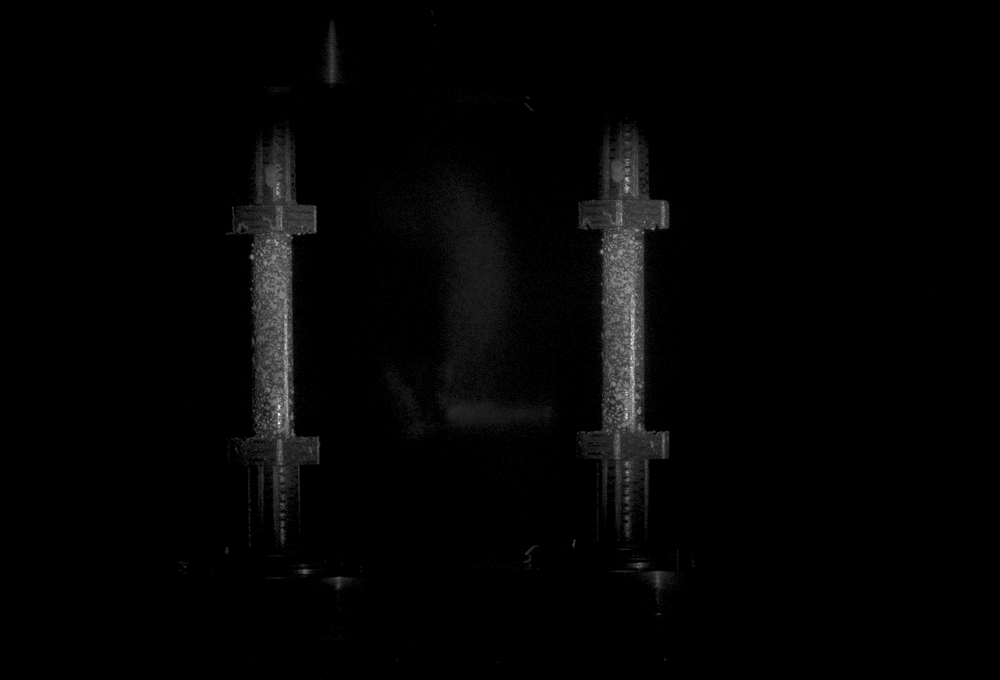
#> input picture MSRCR/img/1.bmp, 1000 x 680 px, shrunk from 1600 x 1088 before the run, found by its file name
$ python gradient.py
#> lines starting #> are read from the running program, lines starting #| are printed output that depends on the picture; long printed decimals are rounded
#> further down, src is the input picture: shape (680, 1000, 3); min 0, max 246, mean 4.1
import cv2 as cv
import numpy as np
#Sobel算子
def sobel_demo(image):
    shape=image.shape
#> shape = (680, 1000, 3)
    grad_x = cv.Sobel(image, cv.CV_32F, 1, 0)   #对x求一阶导
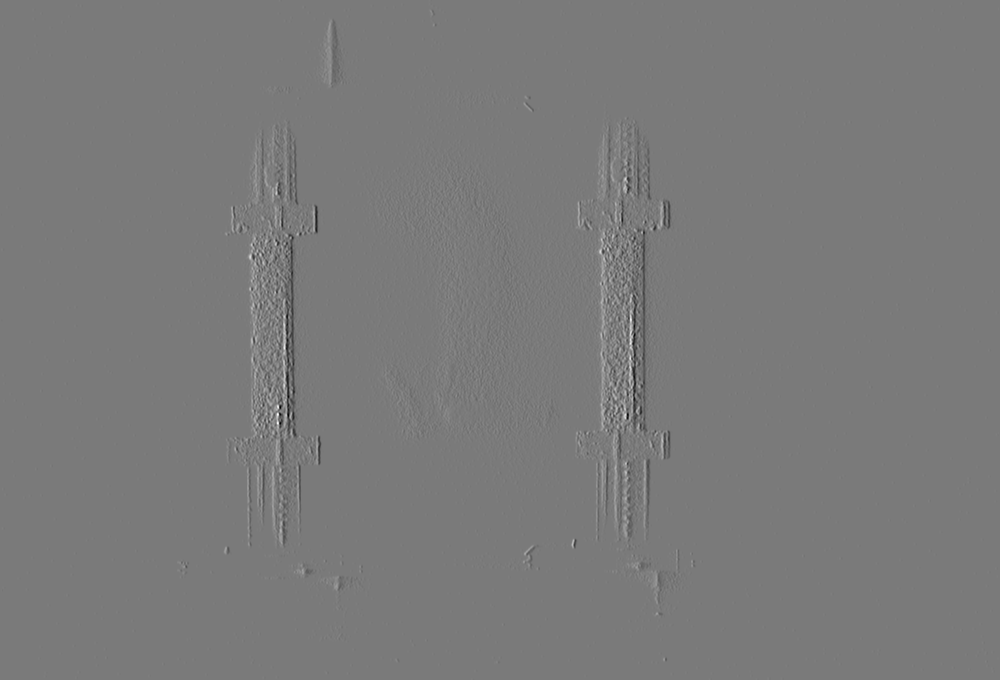
#> grad_x: shape (680, 1000, 3) float32; min -480, max 517, mean 0; drawn with min black and max white
    grad_y = cv.Sobel(image, cv.CV_32F, 0, 1)   #对y求一阶导
    gradx = cv.convertScaleAbs(grad_x)  #用convertScaleAbs()函数将其转回原来的uint8形式
    grady = cv.convertScaleAbs(grad_y)
    #cv.imshow("gradient_x", gradx)  #x方向上的梯度
    #cv.imshow("gradient_y", grady)  #y方向上的梯度
    #gradxy = cv.addWeighted(gradx, 0.5, grady, 0.5, 0) #图片融合
    gradxy=(gradx**2+grady**2)**0.5
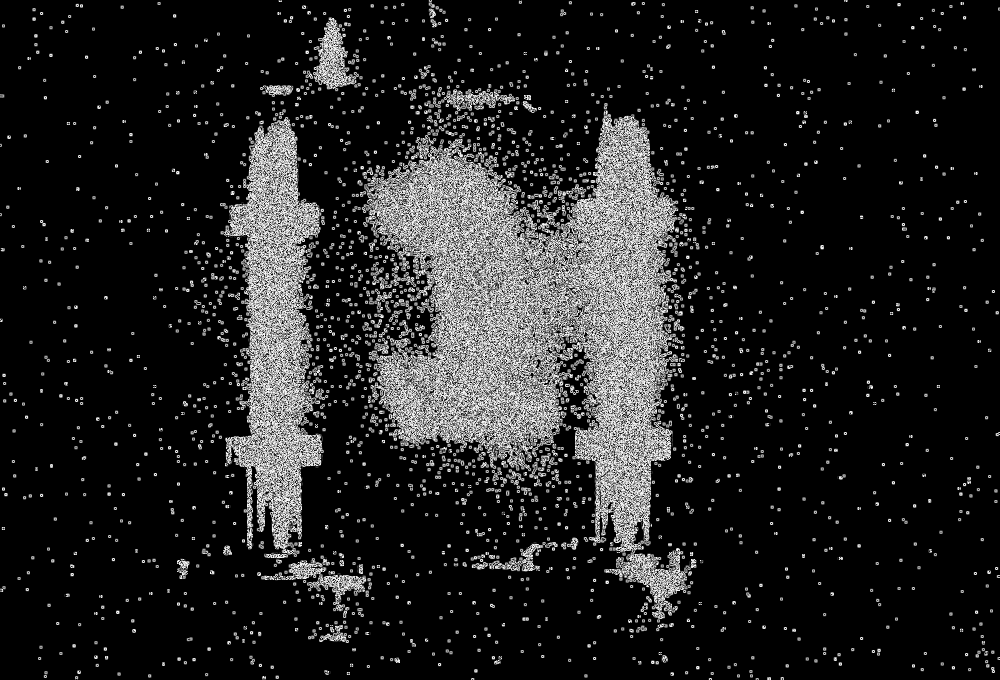
#> gradxy: shape (680, 1000, 3) float64; min 0, max 15.81, mean 2.05; drawn with min black and max white
    #cv.imshow("gradient", gradxy)
    gradxy=gradxy.sum()/(shape[0]*shape[1])
#> gradxy = 6.16
#| 6.157
    return gradxy
def Scharr_demo(image):
    shape=image.shape
#> shape = (680, 1000, 3)
    grad_x = cv.Scharr(image, cv.CV_32F, 1, 0)   #对x求一阶导
    grad_y = cv.Scharr(image, cv.CV_32F, 0, 1)   #对y求一阶导
    gradx = cv.convertScaleAbs(grad_x)  #用convertScaleAbs()函数将其转回原来的uint8形式
    grady = cv.convertScaleAbs(grad_y)
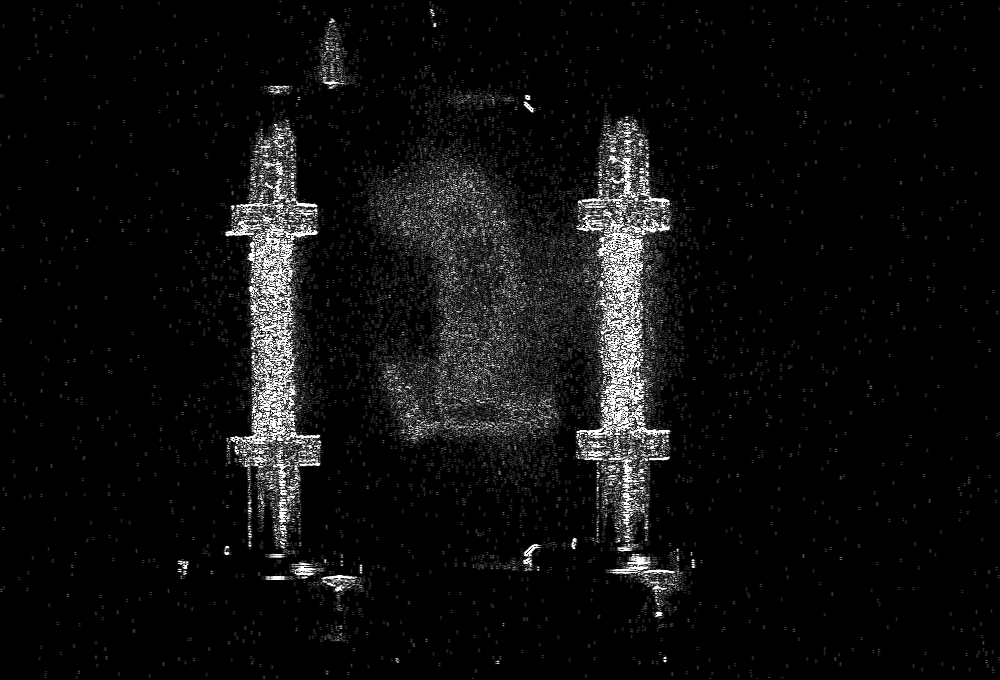
#> grady: shape (680, 1000, 3); min 0, max 255, mean 14.4
    #cv.imshow("gradient_x", gradx)  #x方向上的梯度
    #cv.imshow("gradient_y", grady)  #y方向上的梯度
    #gradxy = cv.addWeighted(gradx, 0.5, grady, 0.5, 0)
    gradxy=(gradx**2+grady**2)**0.5
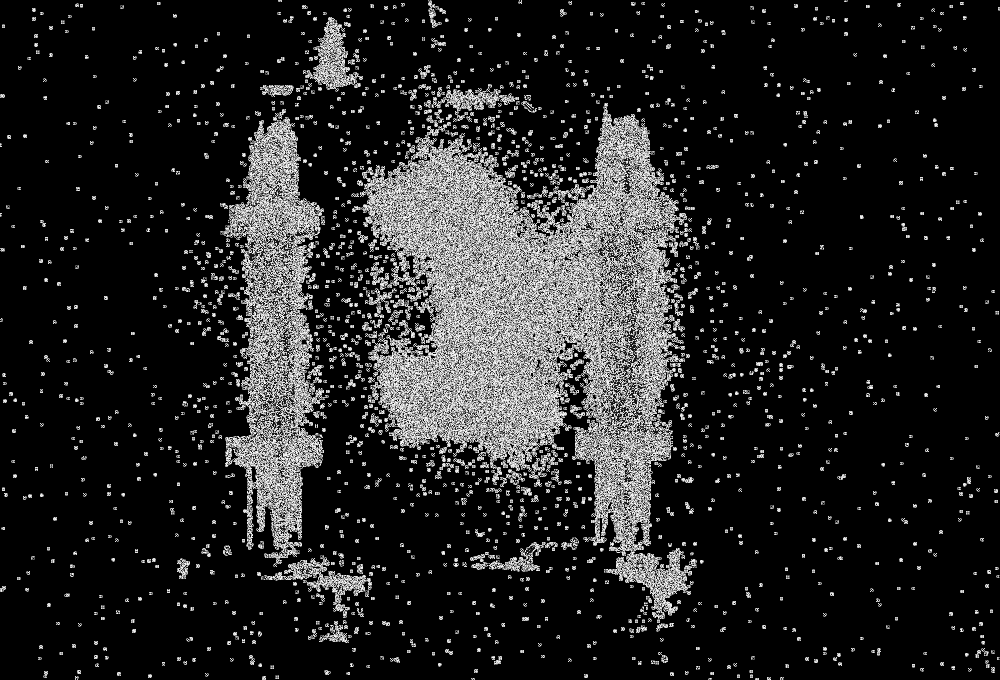
#> gradxy: shape (680, 1000, 3) float64; min 0, max 15.81, mean 2.2; drawn with min black and max white
    gradxy=gradxy.sum()/(shape[0]*shape[1])
#> gradxy = 6.61
#| 6.606
    #cv.imshow("gradient", gradxy)
    return gradxy
def Laplace_demo(image):
    shape=image.shape#we can simplify the code by import the size as a constant
#> shape = (680, 1000, 3)
    dst = cv.Laplacian(image, cv.CV_32F)
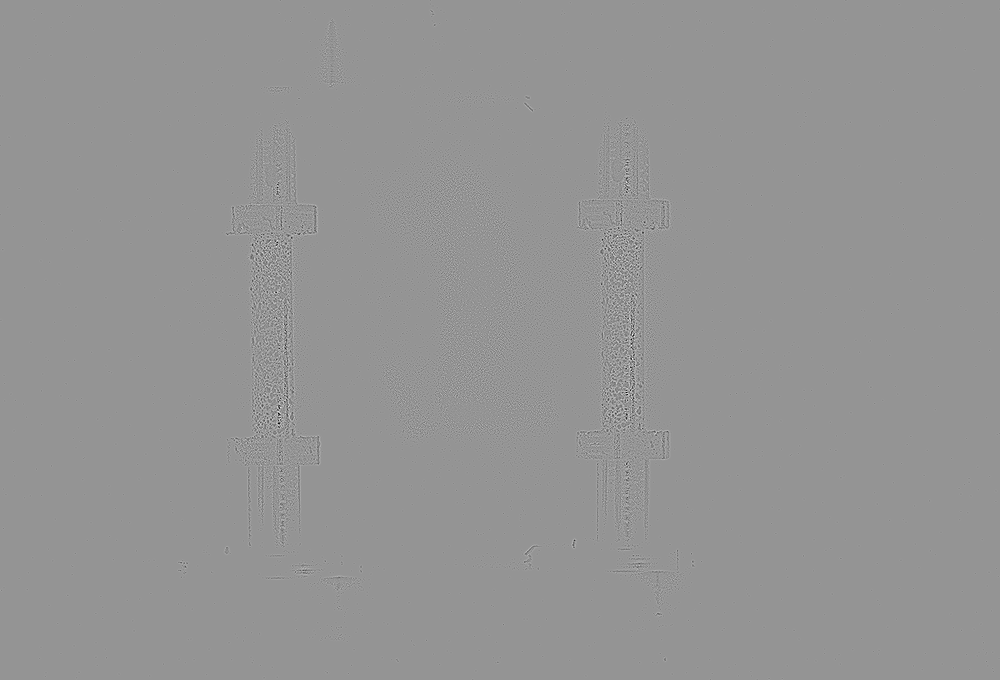
#> dst: shape (680, 1000, 3) float32; min -258, max 184, mean 0; drawn with min black and max white
    lpls = cv.convertScaleAbs(dst)
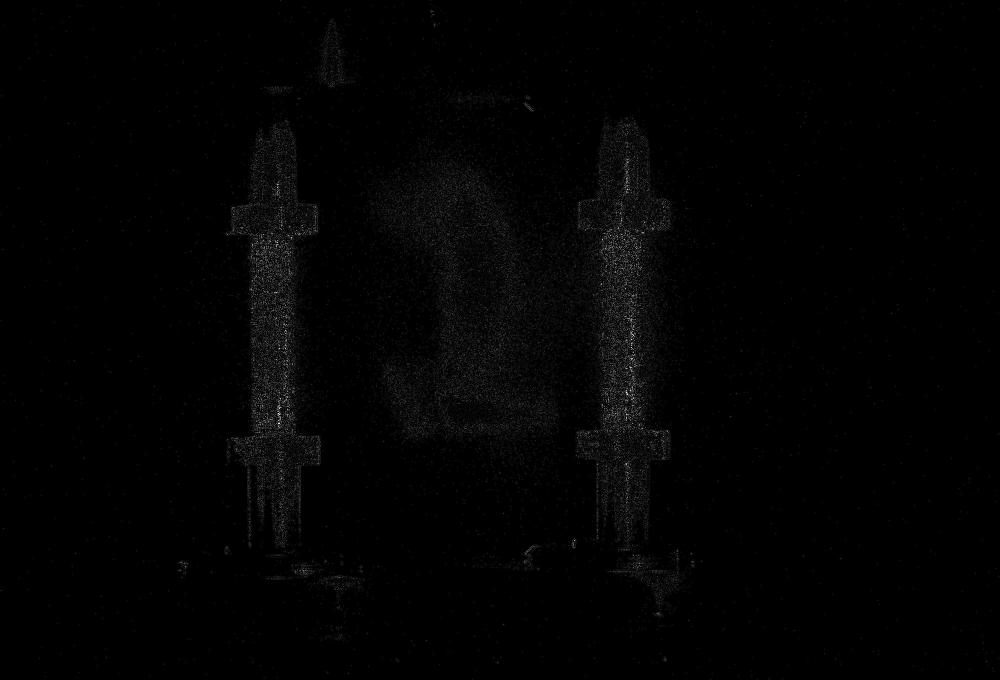
#> lpls: shape (680, 1000, 3); min 0, max 255, mean 2.7
    #cv.imshow("Laplace_demo", lpls)
    lpls=abs(lpls).sum()/(shape[0]*shape[1])
#> lpls = 7.98
    return lpls
if __name__=="__main__":
    src = cv.imread('./essay/data_img/experiments/1.bmp')
    #cv.namedWindow('input_image', cv.WINDOW_NORMAL) #设置为WINDOW_NORMAL可以任意缩放
    #cv.imshow('input_image', src)
    print(sobel_demo(src))
    print(Scharr_demo(src))
    print(Laplace_demo(src))
#| 7.984
    #cv.waitKey(0)

    #cv.destroyAllWindows()
